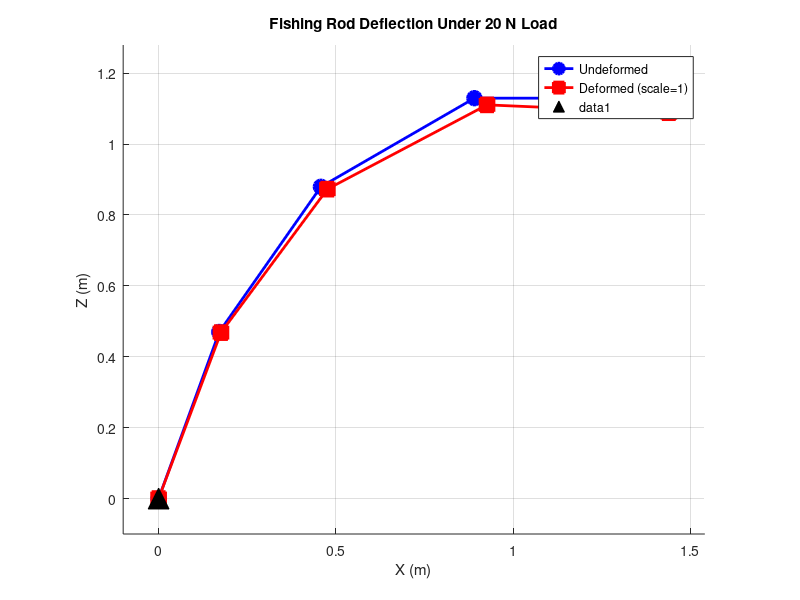

The MATLAB source for this figure:
%% Lab 2: Finite Element Method - Fishing Rod Deflection
% CM2014 - Simulation Methods in Medical Engineering
%
% This script calculates the deflection of a fishing rod modeled as
% beam elements using the Finite Element Method.

clear; clc; close all;

%% ========================================================================
%  SECTION 1: Define Material and Geometric Properties
%  ========================================================================

E = 100e6; 				% Young's modulus [Pa] (100 MPa)

r = 0.05;               % Radius [m] (5 cm)
L_total = 2;            % Total rod length [m]
n_elem = 4;             % Number of elements
L_elem = L_total / n_elem;  % Length of each element [m]

A = pi * r^2;           % Cross-sectional area [m^2]
I = pi * r^4 / 4;       % Second moment of area [m^4]

beta   = 70 * pi/180;   % Angle of elements 1 and 2
lambda = 55 * pi/180;   % Angle of element 3
delta  = 30 * pi/180;   % Angle of element 4

F_applied = 20;         % Force at tip [N]

n_nodes = n_elem + 1;   % 5 nodes
n_dof = 3 * n_nodes;    % 15 DOFs (3 per node: Dx, Dz, theta)

%% ========================================================================
%  SECTION 2: Compute Node Coordinates
%  ========================================================================

nodes = zeros(n_nodes, 2);  % Column 1 = X, Column 2 = Z

nodes(1, :) = [0, 0];
nodes(2, :) = nodes(1, :) + L_elem * [cos(beta), sin(beta)];
nodes(3, :) = nodes(2, :) + L_elem * [cos(lambda), sin(lambda)];
nodes(4, :) = nodes(3, :) + L_elem * [cos(delta), sin(delta)];
nodes(5, :) = nodes(4, :) + [L_elem, 0];

elem_angles = [beta, beta, lambda, delta];

%% ========================================================================
%  SECTION 3: Helper Functions for local stiffness matrix 
%             + local -> global transformation
%  ========================================================================

% Function to compute local stiffness matrix
% Equation 7 in PDF
function ke = local_stiffness(E, A, I, L)

    ke = zeros(6, 6);

    ke(1,1) = E*A/L;
    ke(1,4) = -E*A/L;

    ke(2,2) = 12*E*I/(L^3);
    ke(2,3) = 6*E*I/(L^2);
    ke(2,5) = -12*E*I/(L^3);
    ke(2,6) = 6*E*I/(L^2);

    ke(3,2) = 6*E*I/(L^2);
    ke(3,3) = 4*E*I/(L);
    ke(3,5) = -6*E*I/(L^2);
    ke(3,6) = 2*E*I/(L);

    ke(4,1) = -E*A/L;
    ke(4,4) = E*A/L;

    ke(5,2) = -12*E*I/(L^3);
    ke(5,3) = -6*E*I/(L^2);
    ke(5,5) = 12*E*I/(L^3);
    ke(5,6) = -6*E*I/(L^2);

    ke(6,2) = 6*E*I/(L^2);
    ke(6,3) = 2*E*I/(L);
    ke(6,5) = -6*E*I/(L^2);
    ke(6,6) = 4*E*I/(L);
end

function T = transformation_matrix(angle)
    c = cos(angle);
	s = sin(angle);

    T = zeros(6, 6);

    T(1,1) = c;
	T(1,2) = s;   
    
	T(2,1) = -s;  
	T(2,2) = c;   

	T(3,3) = 1;

    T(4,4) = c;
	T(4,5) = s;

    T(5,4) = -s;
	T(5,5) = c;
    
	T(6,6) = 1;
end

%% ========================================================================
%  SECTION 4: Assemble Global Stiffness Matrix
%  ========================================================================

% global stiffness matrix
K = zeros(n_dof, n_dof);

for e = 1:n_elem
    start_node = e;
    end_node = e + 1;

    angle = elem_angles(e);

    ke = local_stiffness(E, A, I, L_elem);

    T = transformation_matrix(angle);

    Ke = T' * ke * T;

    % global DOF indices
    dof = [3*(start_node-1)+(1:3), 3*(end_node-1)+(1:3)];

    % add element matrix to global matrix
    K(dof, dof) = K(dof, dof) + Ke;
end

%% ========================================================================
%  SECTION 5: Apply Boundary Conditions and Solve
%  ========================================================================

% Create force vector
F = zeros(n_dof, 1);

F(14) = -F_applied;

% Apply boundary conditions (Node 1 is fixed: D1 = D2 = D3 = 0)
fixed_dof = [1, 2, 3];

free_dof = setdiff(1:n_dof, fixed_dof);

K_reduced = K(free_dof, free_dof);
F_reduced = F(free_dof);
D_free = K_reduced \ F_reduced;

D = zeros(n_dof, 1);
D(free_dof) = D_free;

%% ========================================================================
%  SECTION 6: Post-Processing and Results
%  ========================================================================

% Reshape displacement vector for easier access
% Each row = one node, columns = [Dx, Dz, theta]
D_reshaped = reshape(D, 3, n_nodes)';

Dx = D_reshaped(:, 1);      % X-displacements
Dz = D_reshaped(:, 2);      % Z-displacements
theta = D_reshaped(:, 3);   % Rotations

X_def = nodes(:, 1) + Dx;
Z_def = nodes(:, 2) + Dz;

D_total = sqrt(Dx.^2 + Dz.^2);

%% ========================================================================
%  SECTION 7: Display Results Table
%  ========================================================================

fprintf('\n========================================\n');
fprintf('   NODAL DISPLACEMENTS\n');
fprintf('========================================\n');
fprintf('Node\t Dx (m)\t\t Dz (m)\t\t Theta (rad)\t Total (m)\n');
fprintf('----\t-------\t\t-------\t\t-----------\t---------\n');

for i = 1:n_nodes
    fprintf('%d\t%10.6f\t%10.6f\t%10.6f\t%10.6f\n', ...
            i, Dx(i), Dz(i), theta(i), D_total(i));
end

fprintf('\nMaximum total displacement: %.4f m (at node %d)\n', ...
        max(D_total), find(D_total == max(D_total)));

%% ========================================================================
%  SECTION 8: Visualization
%  ========================================================================

figure('Position', [100, 100, 800, 600]);

% --- Plot undeformed and deformed shapes ---
subplot(1, 1, 1);
hold on;

% Undeformed shape
plot(nodes(:,1), nodes(:,2), 'b-o', 'LineWidth', 2, 'MarkerSize', 10, ...
     'MarkerFaceColor', 'b', 'DisplayName', 'Undeformed');

% Deformed shape
% Adjust scale factor if displacements are too small to see clearly
scale = 1;  % Set to 1 for actual displacement, increase to exaggerate
plot(X_def, Z_def, 'r-s', 'LineWidth', 2, 'MarkerSize', 10, ...
     'MarkerFaceColor', 'r', 'DisplayName', sprintf('Deformed (scale=%.0f)', scale));

% Mark the fixed support
plot(0, 0, 'k^', 'MarkerSize', 15, 'MarkerFaceColor', 'k');

% Draw the force arrow at the tip
% TODO: Add an arrow showing the applied force direction (optional)

% Formatting
legend('Location', 'best');
xlabel('X (m)');
ylabel('Z (m)');
title('Fishing Rod Deflection Under 20 N Load');
axis equal;
grid on;

% Adjust axis limits for better visibility
xlim([-0.1, max(nodes(:,1)) + 0.15]);
ylim([-0.1, max(nodes(:,2)) + 0.15]);

hold off;

%% ========================================================================
%  SECTION 9: Verification (Optional)
%  ========================================================================


fprintf('\n========================================\n');
fprintf('   VERIFICATION\n');
fprintf('========================================\n');
fprintf('Expected (from Comsol):\n');
fprintf('  Max total displacement: ~0.0796 m\n');
fprintf('  Tip X-displacement: ~0.0361 m\n');
fprintf('  Tip Z-displacement: ~0.071 m\n');
fprintf('\nYour results:\n');
fprintf('  Max total displacement: %.4f m\n', max(D_total));
fprintf('  Tip X-displacement: %.4f m\n', Dx(end));
fprintf('  Tip Z-displacement: %.4f m\n', Dz(end));
